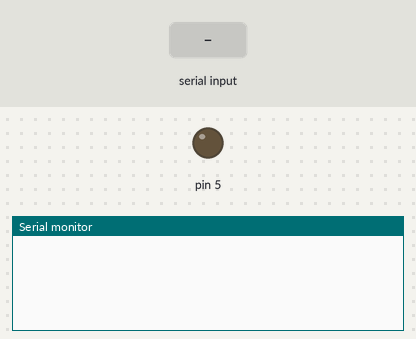
This sketch was run on a simulated Arduino Uno, built with avr-gcc and run on an emulated ATmega328P. Parts: output pins drawn as LEDs (lit = HIGH), the last lines printed to the serial monitor. The inputs (shaded band) are chosen by the test bench.

Above: at 1.2 s.
1.3 s: "5\n" received over Serial
At 2.9 s:
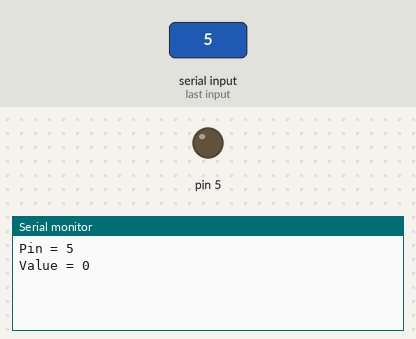
3.8 s: "90,45\n" received over Serial
At 4.3 s:
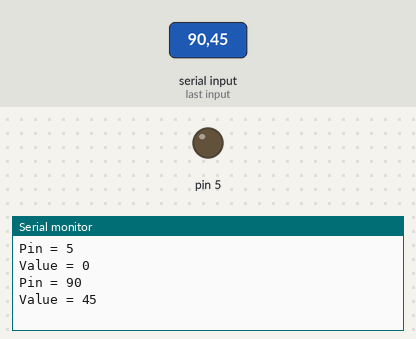

Measured:
- after the input at 1.3 s, the serial monitor: prints a new line after 1.0 s (image 1)
- after the input at 3.8 s, the serial monitor: prints a new line at once (image 2)

The sketch:

lab3-1-1.ino
```cpp
void setup() {
  Serial.begin(9600);
}
int pin, value;

void loop() {
  if (Serial.available() > 0) {
    pin = Serial.parseInt();
    value = Serial.parseInt();
    Serial.println("Pin = " + String(pin));
    Serial.println("Value = " + String(value));
  }
  // possible pins of 3,5,6,9,10,11
  // possible values of of 0 - 255
  pinMode(pin, OUTPUT);  // allows for any valid pin to be used as they get set as output on the fly
  analogWrite(pin, value);
}
```
